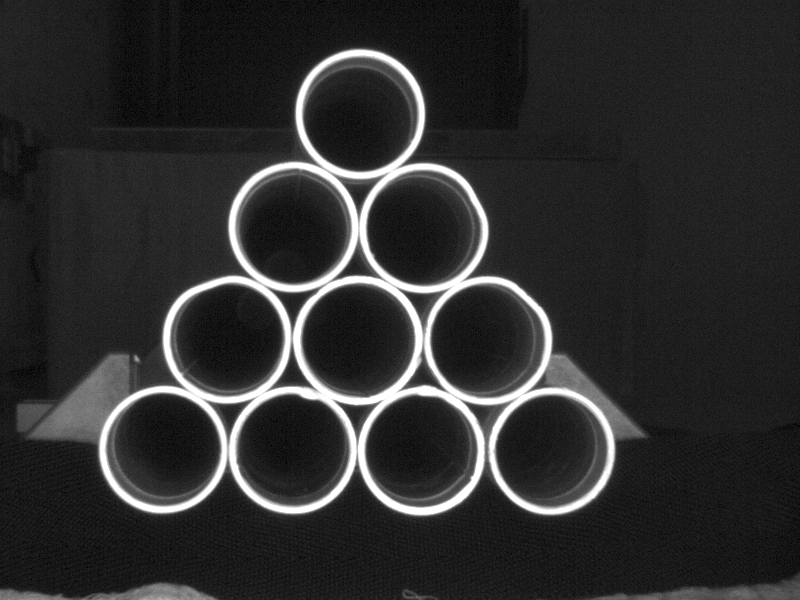
//> input picture data/image/240105_2.bmp, 800 x 600 px
$ ./2Hough   (built with g++ and OpenCV 4)
//> lines starting //> are read from the running program, lines starting //| are printed output that depends on the picture; after the words box and inside, x2 and y2 are one past the last pixel; in counts of white or black regions, pixels touching at a corner belong together
// -------------------------------------------------------------------------
// ---                  this is an error code                            ---
// -------------------------------------------------------------------------
#include <opencv2/opencv.hpp>
#include <iostream>
#include <vector>

using namespace cv;
using namespace std;

// Constants
// DefaultMinDist = gray.rows / 8 . DefaultParam2 is important
const int DefaultMinDist = 60, DefaultParam1 = 70, DefaultParam2 = 45, DefaultMinRadius = 45,
          DefaultRadmaxius = 80, MaxValue = 255;

// Global variables
Mat src, dst, output, ROI, polarImg_Inv, diffC3, mergeIMG, srcClone;
vector<Vec3f> circles;
int minDist, param1, param2, minRadius, Radmaxius, channel;
int circleCenterX, circleCenterY, circleRadius, pixelValue = 155, brightness = 155, travel = 0;
Point prevMousePosition(-1, -1);

// Function prototypes
void minDistCall(int, void *);
void param1Call(int, void *);
void param2Call(int, void *);
void minRadiusCall(int, void *);
void RadmaxiusCall(int, void *);
void channelCall(int, void *);
void calibration(const Mat &input);
void initializeTrackbars();
void detectCirclesAndDraw();
void circleDetect(double &defectSize);
void imgMerge(Mat &srcClone, double &defectSize);

int main(int argc, char **argv)
{
    // -------------------------------------------------------------------------
    // ---                        HoughCircles                               ---
    // -------------------------------------------------------------------------
    // pre-process
    src = imread("..\\data\\image\\240105_2.bmp"); // 240105_2
//> src is the input picture: 600 rows x 800 cols, CV_8UC3; min 0, max 255, mean 46.7
    calibration(src);
    cvtColor(dst, dst, COLOR_BGR2GRAY);
//> dst: 600 rows x 800 cols, CV_8UC1
    medianBlur(dst, dst, 3);
    threshold(dst, dst, 220, 255, THRESH_BINARY);
//> dst: 600 rows x 800 cols, CV_8UC1; 4.5% white; 2 white regions, box (x1, y1, x2, y2) and area: (98, 50, 614, 515) 19229, (229, 162, 358, 291) 2166
    // windows
    namedWindow("output", WINDOW_AUTOSIZE);
    initializeTrackbars();

    while (1)
    {
        detectCirclesAndDraw();

        int key = waitKey(1);
        if (key == 'q' || key == 27)
        {
            break;
        }
    }
    destroyAllWindows();
    // -------------------------------------------------------------------------
    // ---      use polar coodiates transfer detect circle defect            ---
    // -------------------------------------------------------------------------
    namedWindow("merge", WINDOW_AUTOSIZE);
    const int InitChannel = 0, MaxChannel = circles.size() - 1;
    bool hasDefect = false;
    createTrackbar("channel", "merge", nullptr, MaxChannel, channelCall);
    setTrackbarPos("channel", "merge", InitChannel);

    srcClone = src.clone();
    double defectSize;

    while (1)
    {
        defectSize = 0;

        if (travel < circles.size())
        {
            circleCenterX = cvRound(circles[travel][0]);
            circleCenterY = cvRound(circles[travel][1]);
            circleRadius = cvRound(circles[travel][2]);

            circleDetect(defectSize);
            imgMerge(srcClone, defectSize);

            travel++;
        }
        else
        {
            circleCenterX = cvRound(circles[channel][0]);
            circleCenterY = cvRound(circles[channel][1]);
            circleRadius = cvRound(circles[channel][2]);

            circleDetect(defectSize);
            imgMerge(srcClone, defectSize);

            int key = waitKey(1);
            if (key == 'q' || key == 27)
            {
                break;
            }
        }
    }
    destroyAllWindows();
    return 0;
}

// -------------------------------------------------------------------------e
// ---                        call back function                         ---
// -------------------------------------------------------------------------
void minDistCall(int, void *)
{
    minDist = getTrackbarPos("minDist", "output");
}
void param1Call(int, void *)
{
    param1 = getTrackbarPos("param1", "output");
}
void param2Call(int, void *)
{
    param2 = getTrackbarPos("param2", "output");
}
void minRadiusCall(int, void *)
{
    minRadius = getTrackbarPos("minRadius", "output");
}
void RadmaxiusCall(int, void *)
{
    Radmaxius = getTrackbarPos("Radmaxius", "output");
}
void channelCall(int, void *)
{
    channel = getTrackbarPos("channel", "merge");
}
void setTrackbarPosition(const string &trackbarName, const string &windowName, int initValue, void (*callback)(int, void *))
{
    createTrackbar(trackbarName, windowName, nullptr, MaxValue, callback);
    setTrackbarPos(trackbarName, windowName, initValue);
}
void initializeTrackbars()
{
    setTrackbarPosition("minDist", "output", DefaultMinDist, minDistCall);
    setTrackbarPosition("param1", "output", DefaultParam1, param1Call);
    setTrackbarPosition("param2", "output", DefaultParam2, param2Call);
    setTrackbarPosition("minRadius", "output", DefaultMinRadius, minRadiusCall);
    setTrackbarPosition("Radmaxius", "output", DefaultRadmaxius, RadmaxiusCall);
}

// -------------------------------------------------------------------------
// ---                    VOID about HoughtCircle                        ---
// -------------------------------------------------------------------------
void calibration(const Mat &input)
{
    FileStorage fs("..\\data\\calibration.xml", FileStorage::READ);

    Mat cameraMatrix, distCoeffs;
    fs["cameraMatrix"] >> cameraMatrix;
    fs["distCoeffs"] >> distCoeffs;

    undistort(input, dst, cameraMatrix, distCoeffs);
    cout << "calibration correction..." << endl;
    fs.release();
}

bool compareCircles(const Vec3f &circle1, const Vec3f &circle2)
{
    // Sort by y-coordinate first (top to bottom)
    if (fabs(circle1[1] - circle2[1]) > 20)
    {
        return circle1[1] < circle2[1];
    }
    // If y-coordinates are the same, sort by x-coordinate (left to right)
    return circle1[0] < circle2[0];
}

void calcCircles(const Mat &input, vector<Vec3f> &circles)
{
    Mat temp, contours;
    Mat kernel = getStructuringElement(MORPH_RECT, Size(3, 3));
    // [4 lines of commented-out code are left out]
    morphologyEx(input, temp, MORPH_OPEN, kernel);
//> temp: 600 rows x 800 cols, CV_8UC1; 4.5% white; 2 white regions, box (x1, y1, x2, y2) and area: (98, 50, 614, 515) 19227, (229, 162, 358, 291) 2166
    Canny(temp, contours, 50, 150);
//> contours: 600 rows x 800 cols, CV_8UC1; 1.6% white in thin lines or dots, all inside (x1, y1, x2, y2) = (97, 49, 614, 515)
    HoughCircles(contours, circles, HOUGH_GRADIENT, 1, minDist, param1, param2, minRadius, Radmaxius);
//> circles = 10 circles (x, y, radius): [550.5, 451.5, 62.9], [291.5, 449.5, 62.9], [160.5, 450.5, 63.9], [420.5, 451.5, 63.9], [292.5, 227.5, 63.9], [226.5, 337.5, 58.5], [358.5, 113.5, 58.4], [357.5, 339.5, 58.4], [419.5, 228.5, 61.8], [487.5, 342.5, 61.8]
    sort(circles.begin(), circles.end(), compareCircles);
//> circles = 10 items: [358.5, 113.5, 58.4], [292.5, 227.5, 63.9], [419.5, 228.5, 61.8], [226.5, 337.5, 58.5], [357.5, 339.5, 58.4], [487.5, 342.5, 61.8], [160.5, 450.5, 63.9], [291.5, 449.5, 62.9], [420.5, 451.5, 63.9], [550.5, 451.5, 62.9]
}

void drawCircle(Mat &input, const vector<Vec3f> &circles)
{
    for (int i = 0; i < circles.size(); i++)
    {
        Point center(cvRound(circles[i][0]), cvRound(circles[i][1]));
        int radius = cvRound(circles[i][2]);
        circle(input, center, radius, Scalar(0, 0, 255), 3, 8, 0);
    }
//> this loop made 10 passes
//> (center, radius) on passes 1 to 10: (Point(358, 114), 58), (Point(292, 228), 64), (Point(420, 228), 62), (Point(226, 338), 58), (Point(358, 340), 58), (Point(488, 342), 62), (Point(160, 450), 64), (Point(292, 450), 63), (Point(420, 452), 64), (Point(550, 452), 63)
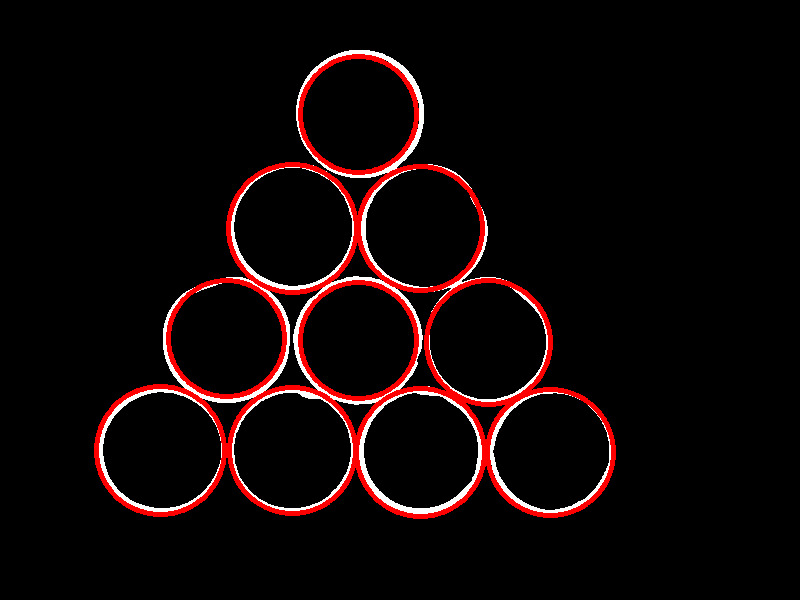
//> input: 600 rows x 800 cols, CV_8UC3; mean B, G, R 6.2, 6.2, 16.1
}

void detectCirclesAndDraw()
{
    calcCircles(dst, circles);
    cvtColor(dst, output, COLOR_GRAY2BGR);
    drawCircle(output, circles);
    putText(output, "Adjust trackbar to control Hough parameters,", Point(5, 20), FONT_HERSHEY_SIMPLEX, 0.7, Scalar(0, 255, 255), 2);
    putText(output, "and press q or Ese exit window", Point(5, 50), FONT_HERSHEY_SIMPLEX, 0.7, Scalar(0, 255, 255), 2);
//> the 'q' key is pressed
//> in main, `const int InitChannel = 0, MaxChannel = circles.size() - 1;`: MaxChannel = 9
//> in main, `circleCenterX = cvRound(circles[travel][0]);`: circleCenterX = 358
//> in main, `circleCenterY = cvRound(circles[travel][1]);`: circleCenterY = 114
//> in main, `circleRadius = cvRound(circles[travel][2]);`: circleRadius = 58
    imshow("output", output);
}

// -------------------------------------------------------------------------
// ---                    VOID about circle detect                       --- binary threshold、defect method
// -------------------------------------------------------------------------
void drawContoursOnImage(Mat &image, const vector<vector<Point>> &contours, double &defectSize)
{
    for (int i = 0; i < contours.size(); i++)
    {
        Rect rect = boundingRect(contours[i]);
        if ((rect.width > 5) || (rect.height > 5))
        {
            drawContours(image, contours, i, Scalar(0, 0, 255), 2);
            defectSize = defectSize + contourArea(contours[i]);
        }
    }
}

void processPolarCoordinates(const Mat &input, Mat &polarImg_Inv, int circleRadius)
{
    Point trans_center = Point(circleRadius, circleRadius);
    warpPolar(input, polarImg_Inv, Size(300, 600), trans_center, circleRadius, INTER_LINEAR | WARP_POLAR_LINEAR);
}

void circleDetect(double &defectSize)
{
    const bool isDebugMode = false;
    Mat thresholded, blurredDst, diff, binary, grayDst;
    Point trans_center = Point(circleRadius, circleRadius);
//> trans_center = Point(58, 58)

    // 創建遮罩
    Mat mask = Mat::zeros(src.size(), CV_8UC1);
    circle(mask, Point(circleCenterX, circleCenterY), static_cast<int>(circleRadius * 1.2), Scalar(255), -1);
//> mask: 600 rows x 800 cols, CV_8UC1; 3.1% white; 1 white region, box (x1, y1, x2, y2) and area: (289, 45, 428, 184) 14949

    // 將遮罩應用到原始圖像
    bitwise_and(src, src, ROI, mask);
    cvtColor(ROI, ROI, COLOR_RGB2GRAY);
//> ROI: 600 rows x 800 cols, CV_8UC1
    Mat kernel = (Mat_<int>(3, 3) << -2, -2, -2,
                  -2, 15, -2,
                  -2, -1, -2);
    filter2D(ROI, ROI, -1, kernel);
//> ROI: 600 rows x 800 cols, CV_8UC1; min 0, max 255, mean 1.3
    imshow("Region of Interest", ROI);
    threshold(ROI, thresholded, 220, 255, THRESH_BINARY);
//> thresholded: 600 rows x 800 cols, CV_8UC1; 0.18% white in thin lines or dots, all inside (x1, y1, x2, y2) = (289, 45, 428, 184)
    HoughCircles(thresholded, circles, HOUGH_GRADIENT, 1, minDist, param1, param2, minRadius, Radmaxius);
//> circles = 1 circle (x, y, radius): [355.5, 112.5, 66.1]
    for (size_t i = 0; i < circles.size(); i++)
    {
        Point center(cvRound(circles[i][0]), cvRound(circles[i][1]));
        circleCenterX = cvRound(circles[i][0]);
        circleCenterY = cvRound(circles[i][1]);
        circleRadius = cvRound(circles[i][2]); // TODO:
        cvtColor(thresholded, thresholded, COLOR_GRAY2RGB);
        circle(thresholded, center, circleRadius, cv::Scalar(0, 255, 0), 3, 8, 0);
    }
//> this loop made 1 pass
//> (circleCenterX, circleCenterY, circleRadius) on pass 1: (356, 112, 66)
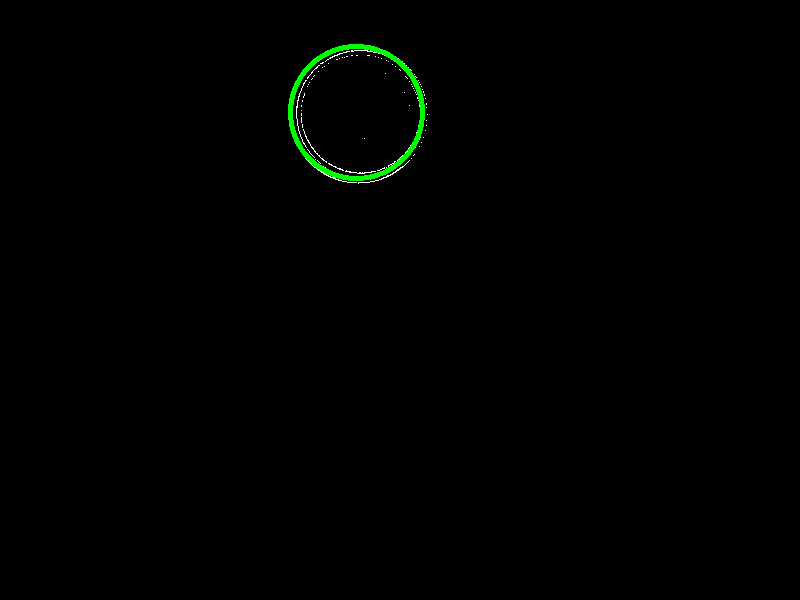
//> thresholded: 600 rows x 800 cols, CV_8UC3; mean R, G, B 0.3, 1.4, 0.3
    ROI = src(Rect(circleCenterX - circleRadius, circleCenterY - circleRadius, 2 * circleRadius, 2 * circleRadius));
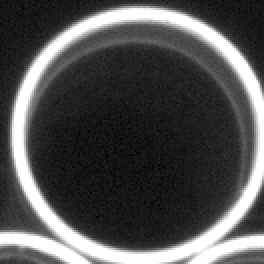
//> ROI: 132 rows x 132 cols, CV_8UC3 (shown 2 times larger); min 2, max 255, mean 80.6

    // Process polar coordinates
    processPolarCoordinates(ROI, dst, circleRadius);
//> in processPolarCoordinates, `Point trans_center = Point(circleRadius, circleRadius);`: trans_center = Point(66, 66)
    // Process blur and difference

    cvtColor(dst, grayDst, COLOR_RGB2GRAY);
    blur(grayDst, blurredDst, Size(3, 501), Point(-1, -1));
    absdiff(grayDst, blurredDst, diff);
    cvtColor(diff, diffC3, COLOR_GRAY2RGB);
    // kill hight value
    threshold(diff, binary, 70, 255, THRESH_BINARY);
//> binary: 600 rows x 300 cols, CV_8UC1; 7.4% white; 14 white regions (8 under 20 px), largest, box (x1, y1, x2, y2) and area: (240, 115, 300, 438) 4928, (278, 252, 300, 463) 3521, (251, 49, 282, 186) 1611, (284, 482, 300, 600) 1465, (252, 517, 279, 600) 1414, (268, 0, 284, 45) 399
    medianBlur(binary, binary, 3);
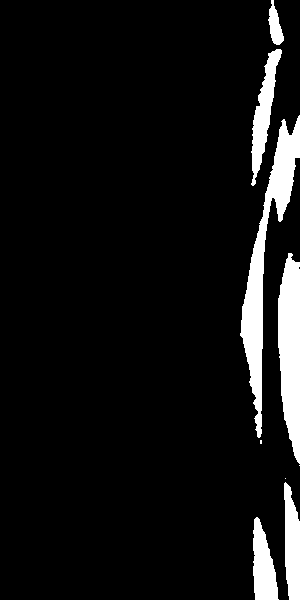
//> binary: 600 rows x 300 cols, CV_8UC1; 7.4% white; 9 white regions (3 under 20 px)

    // Find contours and draw defects
    vector<vector<Point>> contours;
    findContours(binary, contours, RETR_EXTERNAL, CHAIN_APPROX_NONE, Point());
//> contours = 9 contours, 3 with area under 20; largest, box (x1, y1, x2, y2) and area: (240, 115, 300, 438) 4559, (278, 253, 300, 464) 3315, (251, 49, 282, 186) 1470, (284, 482, 300, 600) 1343, (253, 517, 279, 600) 1318, (268, 0, 284, 45) 350
    drawContoursOnImage(diffC3, contours, defectSize);
//> the loop in drawContoursOnImage, `for (int i = 0; i < contours.size(); i++)` made 9 passes
//> (rect, defectSize) on passes 1, 2, 6, 7, 8, 9: (Rect(253, 517, 26, 83), 1318), (Rect(284, 482, 16, 118), 2661), (Rect(278, 253, 22, 211), 5976), (Rect(240, 115, 60, 323), 10535), (Rect(251, 49, 31, 137), 12005), (Rect(268, 0, 16, 45), 12355)
//> rect on passes 3 to 5: Rect(285, 478, 1, 1), Rect(299, 465, 1, 1), Rect(260, 440, 2, 4)
//> after the loop in drawContoursOnImage, `for (int i = 0; i < contours.size(); i++)`:
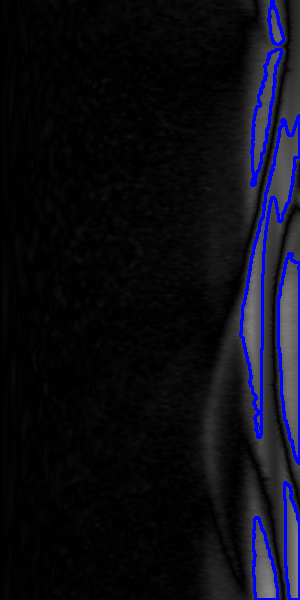
//> image: 600 rows x 300 cols, CV_8UC3; mean R, G, B 13.2, 13.2, 21.9
//> after the loop in drawContoursOnImage, `for (int i = 0; i < contours.size(); i++)`: defectSize = 12355
//> defectSize = 12355

    // Inverse to circle
    warpPolar(diffC3, polarImg_Inv, ROI.size(), trans_center, circleRadius, INTER_LINEAR | WARP_POLAR_LINEAR | WARP_INVERSE_MAP);
//> polarImg_Inv: 132 rows x 132 cols, CV_8UC3
    circle(polarImg_Inv, trans_center, 3, Scalar(0, 255, 0), -1, 8, 0);
    circle(polarImg_Inv, trans_center, circleRadius, Scalar(255, 0, 0), 3, 8, 0);
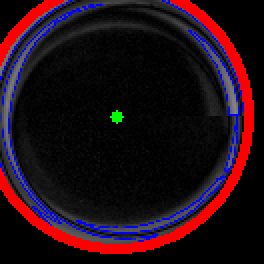
//> polarImg_Inv: 132 rows x 132 cols, CV_8UC3 (shown 2 times larger); mean R, G, B 33.5, 12.8, 21.7

    if (!isDebugMode)
    {
        // [5 lines of commented-out code are left out]
        imshow("thresholded", thresholded);
        // imshow("Binary Image", binary);
        // imshow("Inverse Polar", polarImg_Inv);
    }
}

// -------------------------------------------------------------------------
// ---                   VOID about image merge                          --- defectSize
// -------------------------------------------------------------------------
void copyImageRegion(Mat &src, Mat &dest, Rect sourceRect, Rect destRect)
{
    Mat srcClone = src.clone();
    srcClone.copyTo(dest(destRect));
}

void drawNGText(Mat &image, int centerX, int centerY)
{
//> called with centerX = 356, centerY = 112
    Point center(centerX, centerY);
//> center = Point(356, 112)
    putText(image, "NG", center, FONT_HERSHEY_SIMPLEX, 1, Scalar(0, 0, 255), 2);
//> image: 600 rows x 800 cols, CV_8UC3
}

void drawCirclesAndText(Mat &image, int centerX, int centerY, int radius, double &defectSize)
{
//> called with centerX = 356, centerY = 112, radius = 66
    Point center(centerX + 20, centerY + 20);
//> center = Point(376, 132)
    circle(image, center, 3, Scalar(0, 255, 0), -1, 8, 0);
//> image: 640 rows x 1444 cols, CV_8UC3
    circle(image, center, radius, Scalar(255, 0, 0), 3, 8, 0);

    int outsetX = src.cols;
//> outsetX = 800
    putText(image, "Adjust channel trackbar to control image show, and click in the polar coordinate area to control brightness threshold.", Point(5, 20), FONT_HERSHEY_SIMPLEX, 0.7, Scalar(0, 255, 255), 2);
    putText(image, "Press q or Ese exit window", Point(5, 50), FONT_HERSHEY_SIMPLEX, 0.7, Scalar(0, 255, 255), 2);
    putText(image, "src :", Point(10, 90), FONT_HERSHEY_SIMPLEX, 1, Scalar(0, 255, 0), 2);
//> image: 640 rows x 1444 cols, CV_8UC3; mean R, G, B 29.2, 31.1, 33
    putText(image, "ROI :", Point(outsetX + 10, 90), FONT_HERSHEY_SIMPLEX, 1, Scalar(0, 255, 0), 2);
    putText(image, "defect :", Point(outsetX + 10, 340), FONT_HERSHEY_SIMPLEX, 1, Scalar(0, 255, 0), 2);
    putText(image, "polar coordinates :", Point(src.cols + ROI.cols + polarImg_Inv.cols, 90), FONT_HERSHEY_SIMPLEX, 1, Scalar(0, 255, 0), 2);
    putText(image, "radius = " + to_string(radius), Point(30, 120), FONT_HERSHEY_SIMPLEX, 0.75, Scalar(255, 0, 0), 2);
    putText(image, "defectSize = " + to_string(lround(defectSize)), Point(30, 150), FONT_HERSHEY_SIMPLEX, 0.75, Scalar(255, 0, 0), 2);
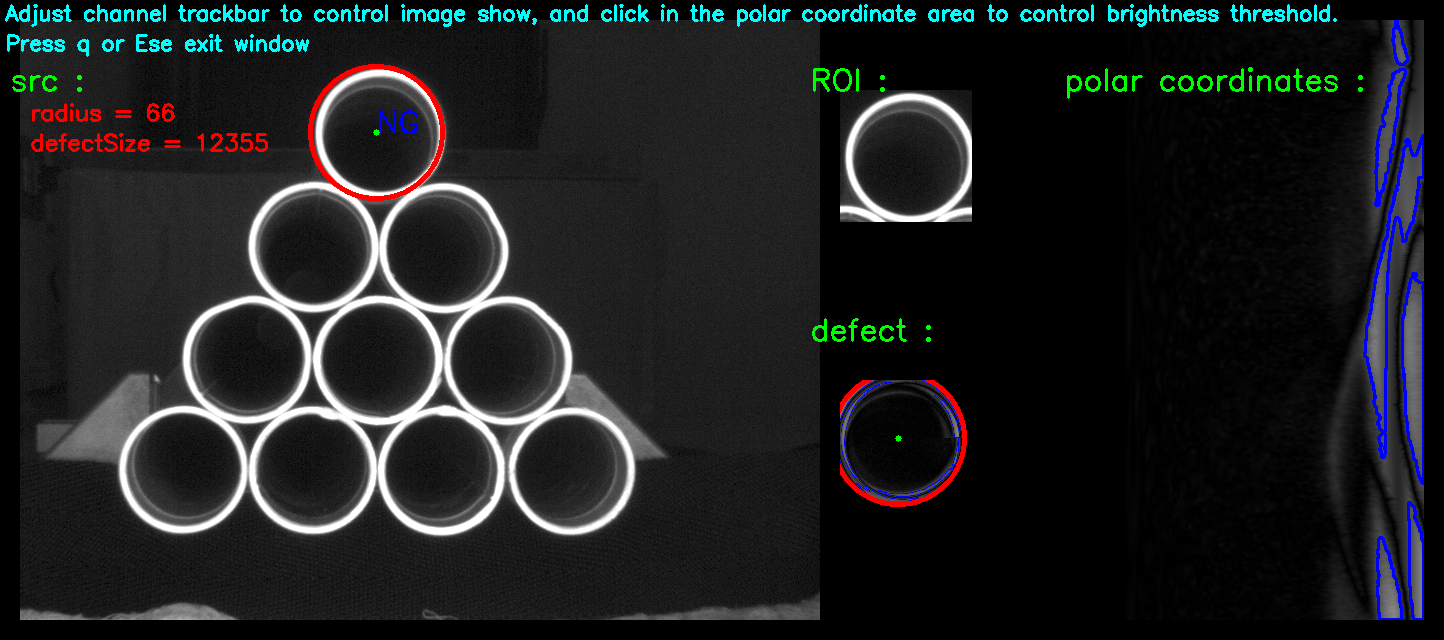
//> image: 640 rows x 1444 cols, CV_8UC3; mean R, G, B 29.8, 31.9, 32.9
}

bool hasDefect(double &defectSize)
{
    if (defectSize > 1000.0) // TODO:
        return true;
    else
        return false;
}

void imgMerge(Mat &srcClone, double &defectSize)
{
    int padding = 20;

    int width = src.cols + ROI.cols + dst.cols + polarImg_Inv.cols + padding * 4;
    int height = max(max(ROI.rows, dst.rows), polarImg_Inv.rows) + padding * 2;
    mergeIMG = Mat3b(height, width, Vec3b(0, 0, 0));

    if (hasDefect(defectSize))
    {
        drawNGText(srcClone, circleCenterX, circleCenterY);
    }
    // create sections
    Rect r0(padding, padding, srcClone.cols, srcClone.rows);
    Rect r1(src.cols + padding * 2, padding + 70, ROI.cols, ROI.rows);
    Rect r2(src.cols + padding * 2, padding + 360, polarImg_Inv.cols, polarImg_Inv.rows);
    Rect r3(src.cols + ROI.cols + polarImg_Inv.cols + padding * 3, padding, dst.cols, dst.rows);

    // copy images
    copyImageRegion(srcClone, mergeIMG, Rect(0, 0, src.cols, src.rows), r0);
    copyImageRegion(ROI, mergeIMG, Rect(0, 0, ROI.cols, ROI.rows), r1);
    copyImageRegion(polarImg_Inv, mergeIMG, Rect(0, 0, polarImg_Inv.cols, polarImg_Inv.rows), r2);
    copyImageRegion(diffC3, mergeIMG, Rect(0, 0, dst.cols, dst.rows), r3); // dst

    drawCirclesAndText(mergeIMG, circleCenterX, circleCenterY, circleRadius, defectSize);

    imshow("merge", mergeIMG);
}
